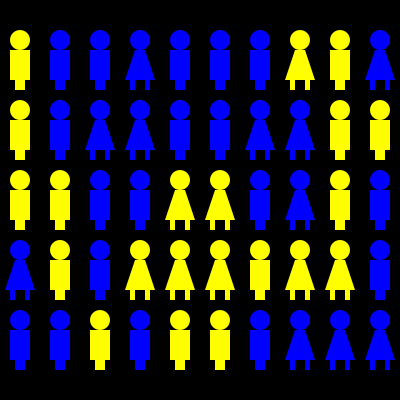
Frame 1 (no input)
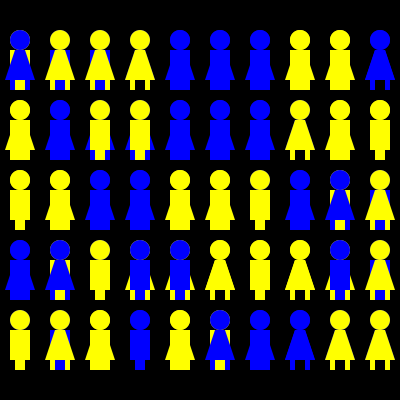
Frame 2 (the mouse pressed at the canvas centre, redrawn once)

The Processing sketch that drew these frames (run headless with seeded random() and noise(); the mouse was pressed at the canvas centre and the sketch redrawn once):

// Processing sketch: processing_39055
// ── processing_39055.pde

//complementary sketch

void setup () {
  background(0);
  size(400, 400);
}

void draw() {
  noStroke();
  for (int a=0;a<height;a+=40) {
    for (int b=20;b<width-70;b+=70) {
      randomFill(); //fills randomly the matchstickmen and matchstickwomen
      float x=random(2);
      if(x>=1){
         //keeps the count of matchstickmen=matchstickwomen in a random position 
        wmen(a,b);
      }
      else{
        mmen(a,b);
      }
    }
  }
  noLoop();
}

void mmen(float x, float y) {
  pushMatrix();
  translate (x, y);
  ellipse(20, 20, 20, 20);//draws head
  rect(10, 30, 20, 30);//draws body
  rect(15,60,10,10);//draws leg
  popMatrix();
}
// draw matchstickmen

void wmen (float x, float y) {
  pushMatrix();
  translate(x, y);
  ellipse(20, 20, 20, 20);//draws head
  quad(15, 30, 25, 30, 35, 60, 5, 60);//draws body
  rect(10,60,5,10);//draws leg
  rect(25,60,5,10);//draws leg
  popMatrix();
}
//draw matchstickwomen

void randomFill() {
  int randomFill=floor(random(1, 3));
  if (randomFill == 1) {
    fill(0,0,255);
  }
  if (randomFill==2) {
    fill(255, 255, 0);
  }
}
//creates random fill of matchstickmen and matchstickwomen
